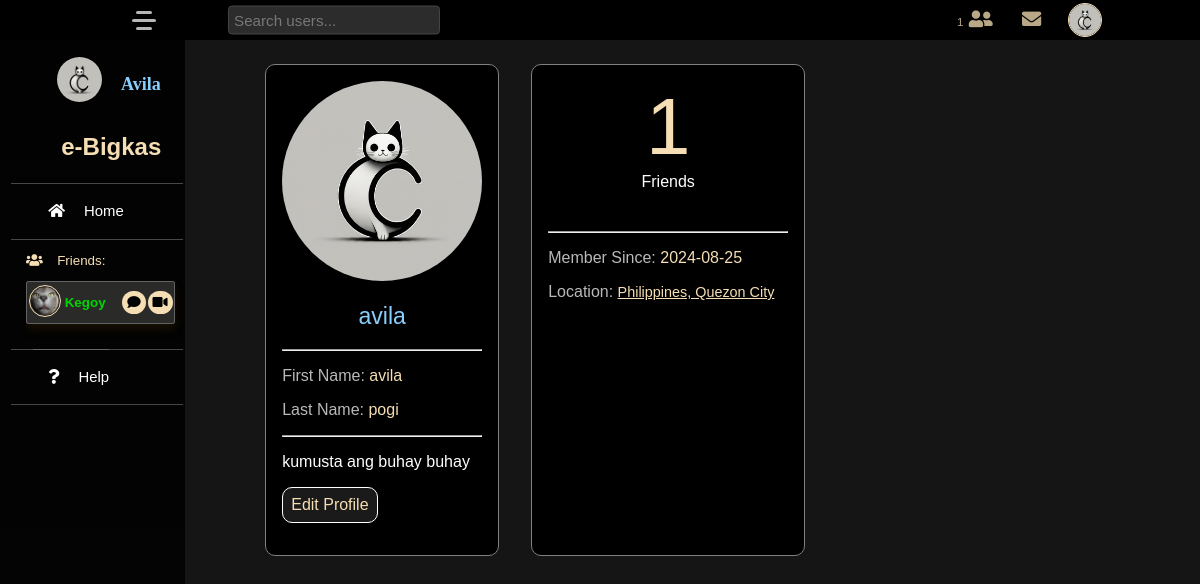
Page /profile/2/ (signed in) on the earlier database version.
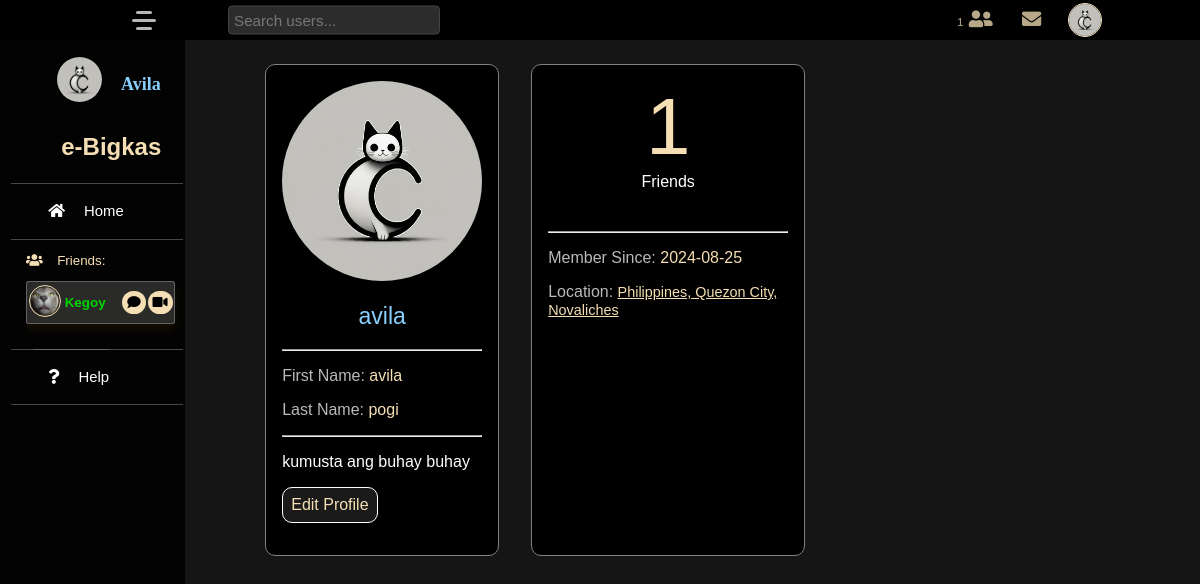
Same page on the later database version.
### ebigkasAPP/models.py (models this page shows, shortened)
class UserProfile(models.Model):
    user = models.OneToOneField(User, on_delete=models.CASCADE)
    profile_picture = models.ImageField(upload_to='profile_pics', default='profile_pics/default.png')
    newUser = models.BooleanField(default=True)
    status = models.CharField(max_length=10, default='offline')
    location = models.CharField(max_length=200, null=True)
    bio = models.CharField(max_length=100, null=True)
    voice_preference = models.CharField(default="Male", max_length=7)

### ebigkasAPP/views.py (the view)
# urls.py: path('profile/<int:user_id>/', profile, name='profile'),
@login_required
def profile(request, user_id):
    user = User.objects.get(id=user_id)
    user_profile = UserProfile.objects.get(user=user)
    friendships = Friendship.objects.filter(Q(user1=user_id) | Q(user2=user_id), status='friends')
    friends_count = friendships.count()
    isFriends = Friendship.objects.filter(
        Q(user1=request.user, user2=user) | Q(user1=user, user2=request.user)
    ).first()
    if isFriends:
        status = isFriends.status
        IsInitiator = isFriends.initiator == request.user
    else:
        status = "Not Friends"
        IsInitiator = None
    user_profile_pic = user_profile.profile_picture.url if user_profile.profile_picture else None
    location = user_profile.location
    bio = user_profile.bio
    context = {
        'username': user.username,
        'first_name': user.first_name,
        'last_name': user.last_name,
        'date_joined': user.date_joined,
        'user_profile_pic': user_profile_pic,
        'friends_count': friends_count,
        'location' : location,
        'bio' : bio,
        'user_id': user_id,
        'isFriends': isFriends,
        'status': status,
        'IsInitiator': IsInitiator,
    }
    return render(request, 'profile.html', context)

### templates/profile.html (shortened to what this page needs)
<!DOCTYPE html>
{% load static %}
<html lang="en">
<head>
    <link rel="stylesheet" href="https://cdnjs.cloudflare.com/ajax/libs/font-awesome/5.15.3/css/all.min.css">
    <link rel="stylesheet" type="text/css" href="{% static 'styles/styles.css' %}">
    <link rel="stylesheet" type="text/css" href="{% static 'styles/profile.css' %}">
</head>
<body>
    <div class="container">
        {% include 'nav.html' %}
        {% include 'topnav.html' %}
                    <div class="profile-content-container">
                        <div class="profile-container" id='profile-container'>
                            <img class="profile-picture" src="{{ user_profile_pic }}" alt="Profile Picture" width="150px">
                            <br><br>
                            <div class="welcome-message-container">
                                <p class="user-info-username"><span class="user-info-username">{{ username }}</span></p>
                                <hr>
                                <p class="user-basic-info">First Name: <span class="user-info-span">{{ first_name }}</span></p>
                                <p class="user-basic-info">Last Name: <span class="user-info-span">{{ last_name }}</span></p>
                                <hr>
                                {% if bio %}
                                <p class="welcome-message">{{ bio }}</span></p>
                                {% endif %}
                                {% if user_id == request.user.id %}
                                <p class="edit-profile-info" id="edit-profile-info">Edit Profile</p>
                                {% endif %}
                            </div>
                        </div>
                        <div class="profile-container" id='profile-container'>
                            <div class="welcome-message-container">
                                <div class="friends-count-container">
                                 <span class="friends-count">{{ friends_count }}</span>
                                 <p class="friends-count-text">Friends</p>
                                </div>
                                <hr>
                                <p class="user-location-span">Member Since: <span class="user-info-span">{{ date_joined|date:"Y-m-d" }}</span></p>
                                <div class="welcome-message user-location-span">
                                    Location:
                                    {% if user_id == request.user.id and location is not None %}
                                    <span class="user-info-span-text" onclick="showLocationForm()">{{ location }}</span>
                                    {% elif location is None and user_id == request.user.id %}
                                        <span class="user-info-span-text">Please share your location to help us gather data for system improvements.</span>
                                    {% elif location is None and user_id != request.user.id %}
                                    <span class="user-info-span-text-visitor">Not provided</span>
                                    {% else %}
                                    <span class="user-info-span-text-visitor">{{ location }}</span>
                                    {% endif %}
                                </div>
                            </div>
                        </div>
                    </div>
         </div>
</body>
</html>

### templates/nav.html (shortened to what this page needs)
<!DOCTYPE html>
{% load static %}
<html lang="en">
<head>
    <link rel="stylesheet" type="text/css" href="{% static 'styles/styles.css' %}">
    <link rel="stylesheet" type="text/css" href="{% static 'styles/responsive.css' %}">
    <link rel="stylesheet" href="https://cdnjs.cloudflare.com/ajax/libs/font-awesome/5.15.3/css/all.min.css">
</head>
<body>
    <div class="nav-container">
        <nav class="left-nav">
            <div class="burger-menu">
            <label for="checkbox" class="toggle">
                <div class="bars" id="bar1"></div>
                <div class="bars" id="bar2"></div>
                <div class="bars" id="bar3"></div>
            </label>
        </div>
            <header>
                <div id="current-user-profilepic">
                 <a  href="{% url 'profile' request.user.id %}">
                    <img src="{{ user.userprofile.profile_picture.url }}" alt="Profile Picture" id="user-profilePic">
                </a>
                    <p class="loggedinUser" id="loggedinUser">
                        <a href="{% url 'profile' request.user.id %}" class="loggedinUser" >{{ request.user.username }}</a>
                    </p>
                </div>
            <h1 id="appName" class="appName" style="text-align: right">
                <a href="{% url 'home' %}" style="text-decoration: none; color: wheat; margin-right: 1em;">e-Bigkas</a>
            </h1>
            </header>
            <div class="navs" id="navs">
                <div class="nav-home">
                    <a href="{% url 'home' %}" class="nav-home"><i class="fas fa-home" style="margin-right: 1em"></i> Home</a>
                </div>
                <p class="friends-header">
                     <i class="fas fa-users" style="margin-right: 0.8em"></i>
                     Friends:
                </p>
                <div class="friend-list">
                    <div id="friends-list">
                    </div>
                    <br>
                </div>
                <div class="nav-help">
                    <a href="{% url 'help' %}" class="nav-people">
                        <i class="fas fa-question" style="margin-right: 1em"></i>
                        Help
                    </a>
                </div>
            </div>
        </nav>
    </div>
</body>
</html>

### templates/topnav.html (shortened to what this page needs)
{% load static %}
<head>
</head>
<div class="home-nav">
  <div class="search-bar-container">
    <div class="search-container-top-nav">
      <input type="text" id="search-input-top-nav" class="search-input-top-nav" placeholder="Search users..." />
    </div>
  </div>
  <div class="parent-icon-container">
    <div class="icon-container">
      <div
        class="friend-request"
        id="friend-request"
        onclick="showFriendRequests()"
      >
        <span class="friend-request-count" id="friend-request-count"></span>
        <i class="fas fa-user-friends"></i>
      </div>
      <div
        class="friend-message"
        id="friend-message"
        onclick="showMessageDropdown()"
      >
      <i class="fas fa-envelope"></i>
      </div>
      <div class="profile-menu" onclick="showDropdown()">
        <img
          src="{{ user.userprofile.profile_picture.url }}"
          alt="Profile Picture"
          id="profile-menu"
        />
      </div>
    </div>
  </div>
</div>

### static/styles/styles.css (style rules this page uses)
body { font-family: Arial, sans-serif; margin: 0; padding: 0; background-color: rgba(0, 0, 0, 0.671); display: flex; flex-direction: column; height: 100vh; overflow-y: scroll; }
.container { display: flex; flex: 1; max-width: 100%; overflow: hidden; }
.left-nav { background: linear-gradient(to bottom,#000000e6, #000000cf); color: #fff; padding-left: 1.5em; margin-right: -1em; width: 100%; height: 100%; transition: all 0.3s ease; position: relative; z-index: 2; overflow-y: scroll; }
.left-nav header { margin-bottom: 20px; }
.left-nav h1 { font-size: 24px; color: #ffeba7; }
.burger-menu { margin-left: 100px; }
.toggle { position: relative; width: 40px; height: 40px; cursor: pointer; display: flex; flex-direction: column; align-items: center; justify-content: center; gap: 5px; transition-duration: .5s; }
.bars { width: 60%; height: 3px; background-color: rgb(183, 182, 182); border-radius: 4px; }
#bar2 { transition-duration: .8s; }
#bar1,#bar3 { width: 40%; }
:root { --shaddow:0 4px 6px -1px rgba(0,0,0,0.1),0 2px 4px -1px rgba(0,0,0,0.06); }
.home-nav { position: absolute; width: 100%; background-color: black; height: 2.5em; z-index: 1; }
.friend-list { width: 100%; text-align: start; color: wheat; border-radius: 0 0 0.5em 0.5em; overflow-y: scroll; max-height: 19em; font-size: 0.9em; }
.friends-header { position: sticky; color: wheat; font-size: 0.9em; }
.search-bar-container { position: absolute; left: 50%; top: 50%; transform: translate(-50%, -50%); z-index: 100000; width: 100%; font-size: 0.95em; }
.navs { padding: 2px; justify-content: center; align-items: center; font-size: 0.93em; }
.nav-home { padding-top: 1.3em; padding-left: 1em; padding-bottom: 1.3em; width: 100%; text-decoration: none; color: white; border-bottom: 0.4px solid rgba(132, 132, 132, 0.534); border-top: 0.4px solid rgba(132, 132, 132, 0.534); margin-left: -1em; }
.nav-home a { margin-left: 0.5em; border: none; }
.nav-profile a, .nav-help a { margin-left: 0.5em; border-bottom: none; }
.nav-people, .nav-help { padding-top: 1.3em; padding-left: 1em; padding-bottom: 1.3em; width: 100%; text-decoration: none; color: white; border-bottom: 0.4px solid rgba(132, 132, 132, 0.534); margin-left: -1em; border-top: 0.4px solid rgba(132, 132, 132, 0.534); margin-top: 0.5em; }
.friend-message, .friend-request { border-radius: 20px 20px 20px 5px; padding: 0.7%; font-size: 0.9em; }
.friend-request { z-index: 100000; padding: 5px; font-size: 1.2em; color: rgba(245, 222, 179, 0.756); cursor: pointer; margin-top: 0.2em; margin-right: 1em; }
.friend-message { z-index: 100000; padding: 5px; font-size: 1.2em; color: rgba(245, 222, 179, 0.756); cursor: pointer; margin-top: 0.2em; margin-right: 0.8em; display: flex; }
.friend-request-count { font-size: 0.6em; }
.profile-menu { width: 3em; height: 2.7em; cursor: pointer; align-items: center; z-index: 100000; }
#profile-menu { width: 2em; height: 2em; border-radius: 50%; border: 1px solid wheat; cursor: pointer; margin-top: 0.2em; margin-left: 0.4em; }
#current-user-profilepic { display: flex; margin-top: 1em; }
#current-user-profilepic img { width: 45px; height: 45px; border-radius: 50%; border: 1px solid black; margin-left: 2em; transition: all 0.3s ease; z-index: 10000; }
.loggedinUser { text-transform: capitalize; color: rgb(137, 207, 254); font-size: large; font-weight: bolder; cursor: default; font-family:Georgia, 'Times New Roman', Times, serif; margin-left: 0.5em; transition: all 0.3s ease; text-decoration: none; cursor: pointer; }
.icon-container { width: 200px; height: 2.5em; position: absolute; display: flex; right: 4%; }
.search-container-top-nav { margin-left: 15em; }
.search-input-top-nav { background-color: #2c2c2c; border: 1px solid #444; color: #e0e0e0; padding: 5px; border-radius: 4px; font-size: 1em; outline: none; width: 200px; transition: border-color 0.3s ease, background-color 0.3s ease; }
.search-input-top-nav::placeholder { color: #777; }

### templates/nav.html (style rules this page uses)
.nav-container { z-index: 10000; transition: transform 0.5s cubic-bezier(0.22, 0.61, 0.36, 1); }

Differences in the rows shown:
changed UserProfile "kumusta ang buhay buhay": location "Philippines, Quezon City" → "Philippines, Quezon City, Novaliches"
